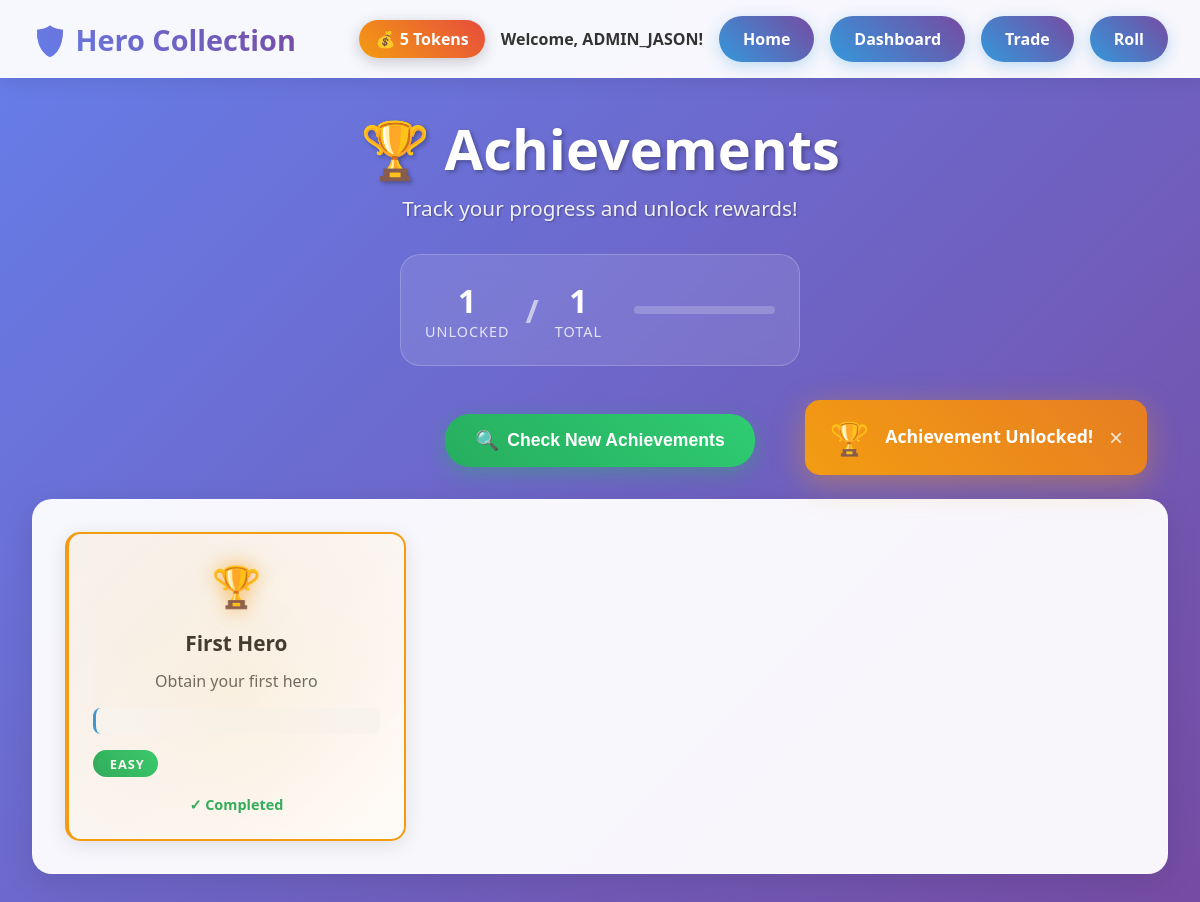
Page /achievements (signed in) on the earlier database version.
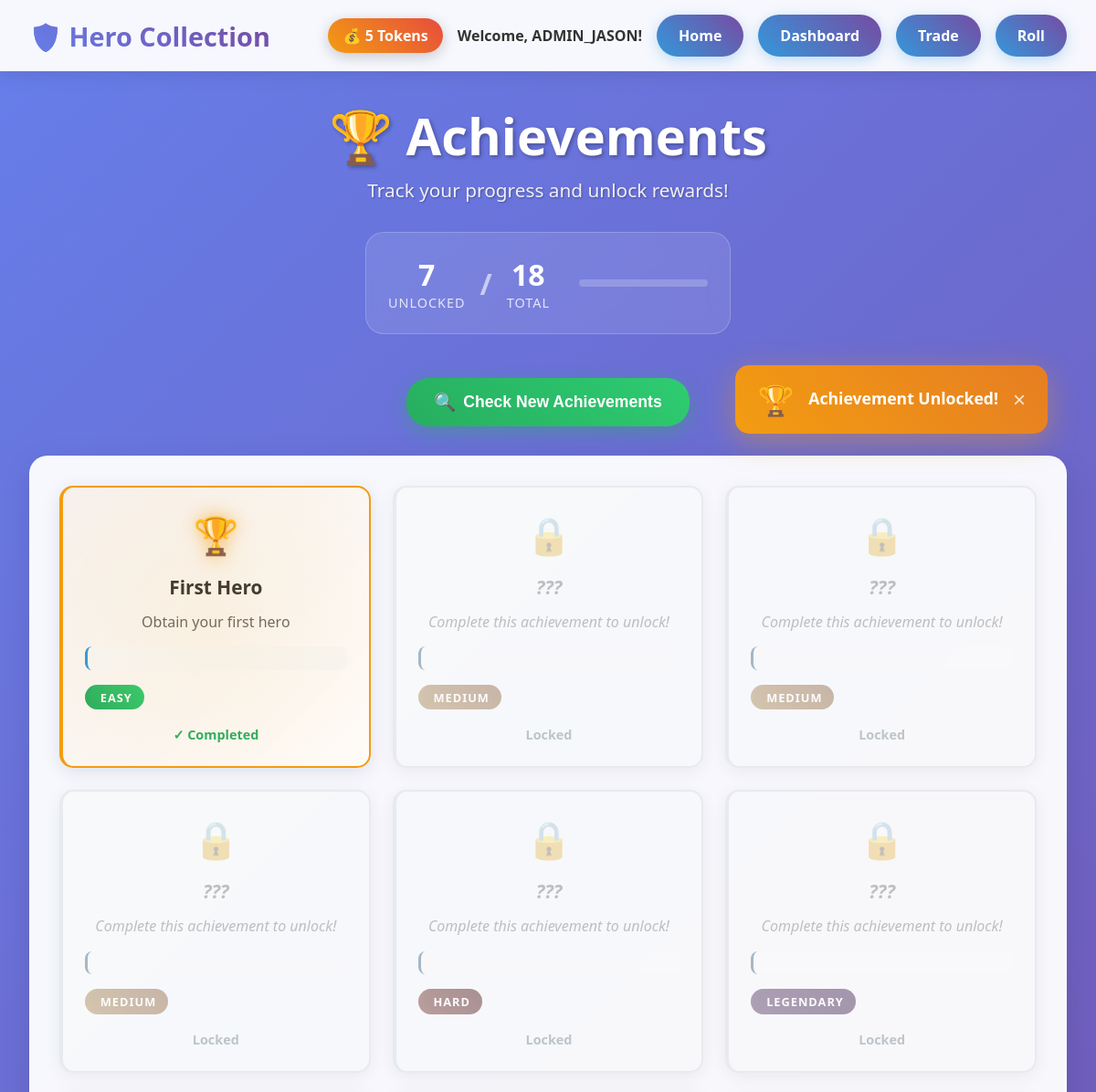
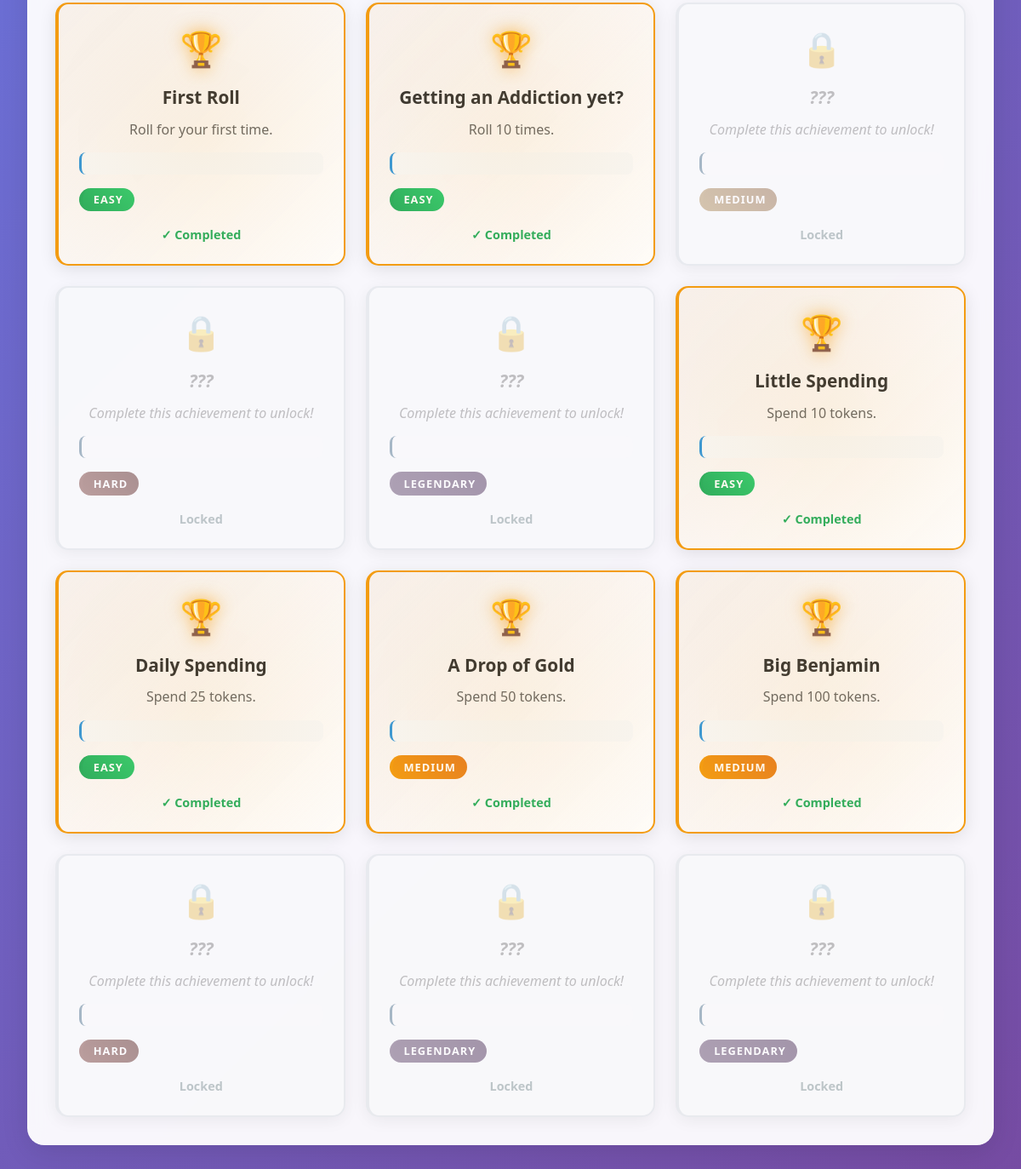
Same page on the later database version (2 pictures, top to bottom).
### main.py (models this page shows)
class User(db.Model, UserMixin):
    id = db.Column(db.Integer, primary_key=True)
    username = db.Column(db.String(30), nullable=False)
    password = db.Column(db.String(70), nullable=False)
    tokens = db.Column(db.Integer, default=50)
    tokens_spent = db.Column(db.Integer, default=0)
    rolls_done = db.Column(db.Integer, default=0)
    last_daily_claim = db.Column(db.DateTime, default=datetime.utcnow)
    heroes = db.relationship('Hero', secondary=user_heroes, backref="owners")
    achievements = db.relationship("Achievement", secondary=user_achievements, backref="owners")

class Achievement(db.Model):
    id = db.Column(db.Integer, primary_key=True)
    name = db.Column(db.String(50), nullable=False)
    description = db.Column(db.String(200), nullable=False)
    type = db.Column(db.String(100), nullable=False)
    value = db.Column(db.Integer, default=0)
    difficulty = db.Column(db.String(50), nullable=False)

### main.py (the view)
@app.route('/achievements')
@login_required
def achievements():
    all_achievements = Achievement.query.all()
    user_achievements = current_user.achievements
    user_achievement_ids = [a.id for a in user_achievements]
    newly_unlocked_achievements = []
    return render_template('achievement.html',
        all_achievements=all_achievements,
        user_achievements=user_achievements,
        user_achievement_ids=user_achievement_ids,
        newly_unlocked_achievements=newly_unlocked_achievements
    )

### main.py (called while the page is built)
@login_manager.user_loader
def load_user(user_id):
    return User.query.get(int(user_id))

### templates/achievement.html (shortened to what this page needs)
<!DOCTYPE html>
<html lang="en">
<head>
    <link rel="stylesheet" href="{{ url_for('static', filename='style.css') }}">
    <link rel="stylesheet" href="{{ url_for('static', filename='achievement.css') }}">
</head>
<body>
    <nav class="navbar">
        <div class="navbar-content">
            <div class="logo">🛡️ Hero Collection</div>
            <div class="user-info">
                <div class="tokens">💰 {{ current_user.tokens }} Tokens</div>
                <div class="username">Welcome, {{ current_user.username }}!</div>
                <div class="homeL"><a href="{{ url_for('home')}}">Home</a></div>
                <div class="homeL"><a href="{{ url_for('dashboard')}}">Dashboard</a></div>
                <div class="homeL"><a href="{{ url_for('trade')}}">Trade</a></div>
                <div class="homeL"><a href="{{ url_for('roll')}}">Roll</a></div>
            </div>
        </div>
    </nav>
    <div class="container">
        <div class="achievements-header">
            <h1 class="achievements-title">🏆 Achievements</h1>
            <p class="achievements-subtitle">Track your progress and unlock rewards!</p>
            <div class="achievement-stats">
                <div class="stat-item">
                    <span class="stat-number">{{ user_achievements|length }}</span>
                    <span class="stat-label">Unlocked</span>
                </div>
                <div class="stat-divider">/</div>
                <div class="stat-item">
                    <span class="stat-number">{{ all_achievements|length }}</span>
                    <span class="stat-label">Total</span>
                </div>
                <div class="progress-bar">
                </div>
            </div>
        </div>
        <div class="check-section">
            <form method="POST" action="{{ url_for('check_achievements') }}">
                <button type="submit" class="btn-check-achievements">
                    <span class="check-icon">🔍</span>
                    Check New Achievements
                </button>
            </form>
        </div>
        <div class="achievements-section">
            <div class="achievements-grid">
                {% for achievement in all_achievements %}
                    {% set is_unlocked = achievement.id in user_achievement_ids %}
                    <div class="achievement-card {% if not is_unlocked %}locked{% endif %} difficulty-{{ achievement.difficulty.lower() }}"
                         data-difficulty="{{ achievement.difficulty.lower() }}"
                         data-status="{% if is_unlocked %}unlocked{% else %}locked{% endif %}">
                        <div class="achievement-icon">
                            {% if is_unlocked %}
                                <span class="trophy-icon">🏆</span>
                            {% else %}
                                <span class="locked-icon">🔒</span>
                            {% endif %}
                        </div>
                        <div class="achievement-content">
                            <div class="achievement-name">
                                {% if is_unlocked %}
                                    {{ achievement.name }}
                                {% else %}
                                    <span class="hidden-text">???</span>
                                {% endif %}
                            </div>
                            <div class="achievement-description">
                                {% if is_unlocked %}
                                    {{ achievement.description }}
                                {% else %}
                                    <span class="hidden-description">Complete this achievement to unlock!</span>
                                {% endif %}
                            </div>
                            <div class="achievement-condition">
                            </div>
                            <div class="achievement-difficulty difficulty-{{ achievement.difficulty.lower() }}">
                                {{ achievement.difficulty }}
                            </div>
                        </div>
                        <div class="achievement-status">
                            {% if is_unlocked %}
                                <span class="status-completed">✓ Completed</span>
                            {% else %}
                                <span class="status-locked">Locked</span>
                            {% endif %}
                        </div>
                        {% if is_unlocked %}
                            <div class="unlock-glow"></div>
                        {% endif %}
                    </div>
                {% endfor %}
            </div>
    <div id="achievement-notification" class="achievement-notification">
        <div class="notification-content">
            <div class="notification-icon">🏆</div>
            <div class="notification-text">
                <div class="notification-title">Achievement Unlocked!</div>
            </div>
            <button class="notification-close" onclick="closeNotification()">×</button>
        </div>
    </div>
</body>
</html>

### static/style.css (style rules this page uses)
* { margin: 0; padding: 0; box-sizing: border-box; }
body { font-family: 'Segoe UI', Tahoma, Geneva, Verdana, sans-serif; background: linear-gradient(135deg, #667eea 0%, #764ba2 100%); min-height: 100vh; color: #333; }
.navbar { background: rgba(255, 255, 255, 0.95); backdrop-filter: blur(10px); padding: 1rem 2rem; box-shadow: 0 2px 20px rgba(0,0,0,0.1); position: sticky; top: 0; z-index: 100; }
.navbar-content { display: flex; justify-content: space-between; align-items: center; max-width: 1200px; margin: 0 auto; }
.logo { font-size: 1.8rem; font-weight: bold; background: linear-gradient(45deg, #667eea, #764ba2); -webkit-background-clip: text; -webkit-text-fill-color: transparent; background-clip: text; }
.user-info { display: flex; align-items: center; gap: 1rem; }
.tokens { background: linear-gradient(45deg, #f39c12, #e74c3c); color: white; padding: 0.5rem 1rem; border-radius: 20px; font-weight: bold; box-shadow: 0 4px 15px rgba(0,0,0,0.2); }
.homeL { background: linear-gradient(45deg, #3498db, #764ba2); color: white; padding: 12px 24px; border-radius: 25px; font-weight: bold; text-decoration: none; display: inline-block; box-shadow: 0 4px 15px rgba(52, 152, 219, 0.3); transition: all 0.3s ease; transform: scale(1); }
a { color: white; text-decoration: none; }
.username { font-weight: 600; color: #333; }
.container { max-width: 1200px; margin: 0 auto; padding: 2rem; }

Differences in the rows shown:
added Achievement: shows "Complete this achievement to unlock!", difficulty "MEDIUM", shows "Locked"
added Achievement: shows "Complete this achievement to unlock!", difficulty "MEDIUM", shows "Locked"
added Achievement: shows "Complete this achievement to unlock!", difficulty "MEDIUM", shows "Locked"
added Achievement: shows "Complete this achievement to unlock!", difficulty "HARD", shows "Locked"
added Achievement: shows "Complete this achievement to unlock!", difficulty "LEGENDARY", shows "Locked"
added Achievement: name "First Roll", description "Roll for your first time.", difficulty "EASY", shows "✓ Completed"
added Achievement: name "Getting an Addiction yet?", description "Roll 10 times.", difficulty "EASY", shows "✓ Completed"
added Achievement: shows "Complete this achievement to unlock!", difficulty "MEDIUM", shows "Locked"
added Achievement: shows "Complete this achievement to unlock!", difficulty "HARD", shows "Locked"
added Achievement: shows "Complete this achievement to unlock!", difficulty "LEGENDARY", shows "Locked"
added Achievement: name "Little Spending", description "Spend 10 tokens.", difficulty "EASY", shows "✓ Completed"
added Achievement: name "Daily Spending", description "Spend 25 tokens.", difficulty "EASY", shows "✓ Completed"
added Achievement: name "A Drop of Gold", description "Spend 50 tokens.", difficulty "MEDIUM", shows "✓ Completed"
added Achievement: name "Big Benjamin", description "Spend 100 tokens.", difficulty "MEDIUM", shows "✓ Completed"
added Achievement: shows "Complete this achievement to unlock!", difficulty "HARD", shows "Locked"
added Achievement: shows "Complete this achievement to unlock!", difficulty "LEGENDARY", shows "Locked"
added Achievement: shows "Complete this achievement to unlock!", difficulty "LEGENDARY", shows "Locked"
Other differences:
{{ user_achievements|length }}: "1" → "7"
{{ all_achievements|length }}: "1" → "18"
